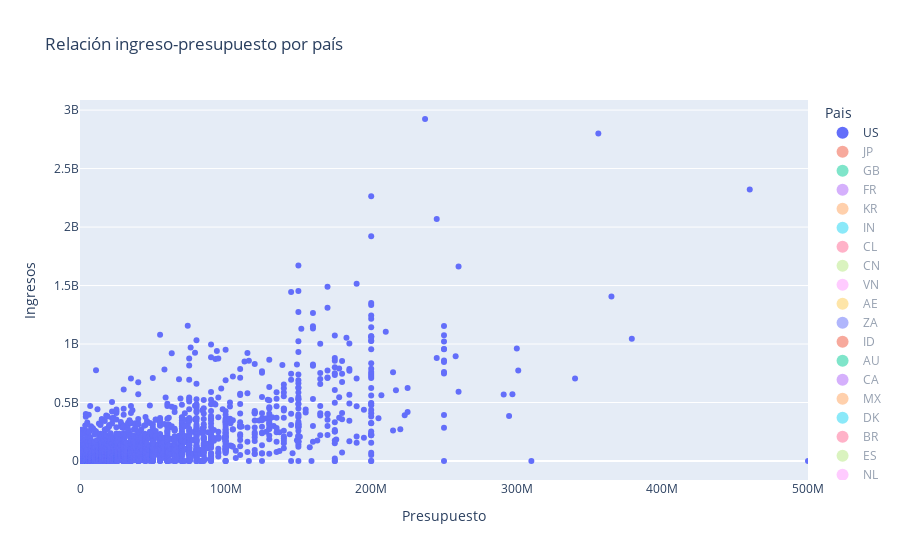

The notebook cell saved with this chart:
### Markdown cell above
**Gráfico 1, estudio de relación entre ingreso-presupuestos con pais**

El primer gráfico _fig1_ muestra la relación entre ingresos y presupuesto de cada país productor de películas.

- Podemos ver que el país predominante es US, con mayor número de películas y los ingresos/presupuesto más altos. 
- Hemos aplicado un filtro para poder seleccionar países individualmente para analizar en detalle cada uno de ellos o hacer comparativas entre unos pocos al mismo tiempo.

### Code cell
#Gráfico 1, estudio de relación entre ingreso-presupuestos con pais

fig1 = px.strip(data_frame = df3,
            x          = 'Presupuesto',
            y          = 'Ingresos',
            color      = 'Pais',
            hover_data = ('Presupuesto','Título','Saga','Beneficios','Ingresos'),
            title='Relación ingreso-presupuesto por país')
         
# Aplicamos un filtro para poder visualizar los datos de los países uno por uno o hacer comparativas entre países de un modo más visual:

pais = 'US'
for trace in fig1.data:
    if trace.name != pais:
        trace.visible = 'legendonly'

fig1.update_layout(legend=dict(itemsizing='constant'))

fig1.show()
